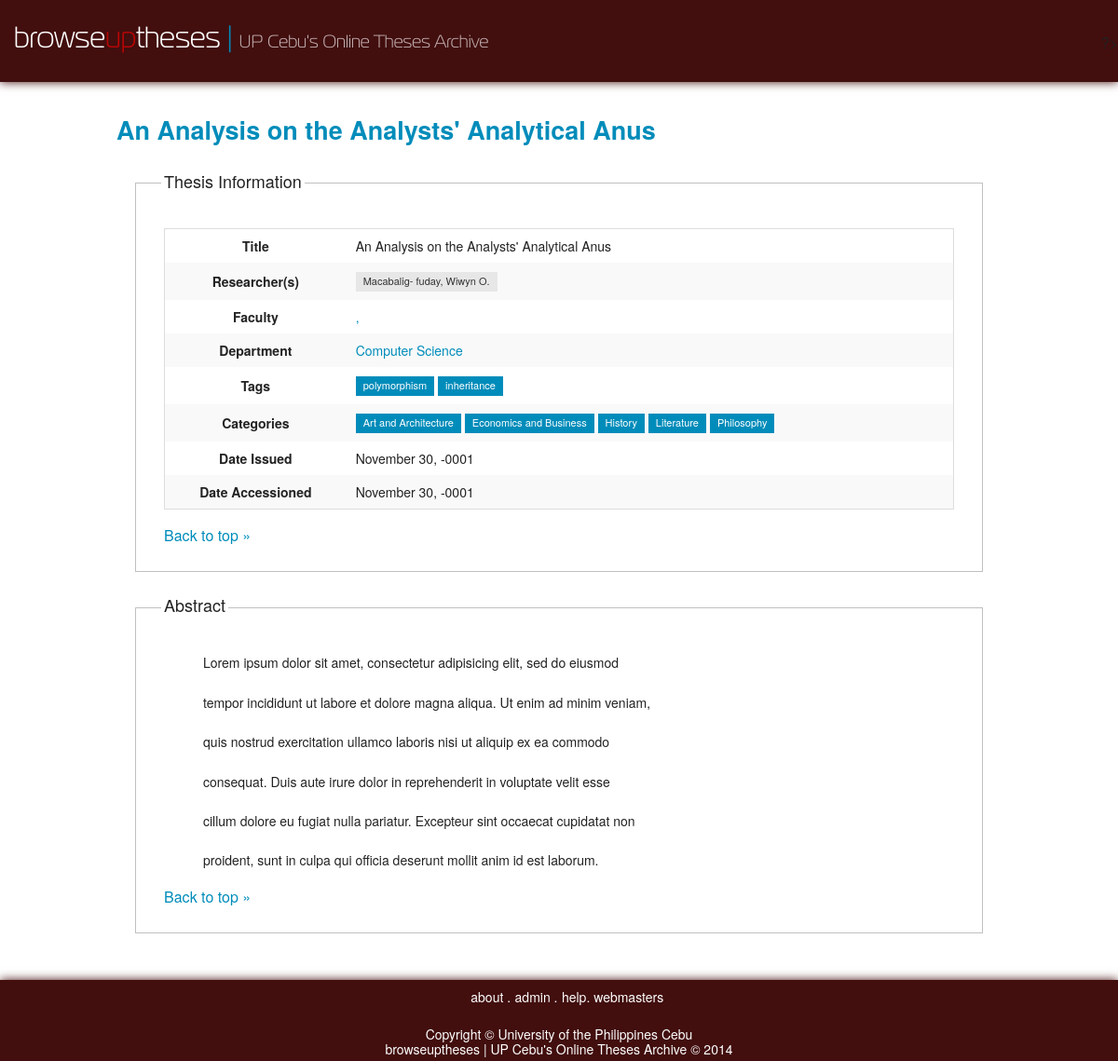
/thesisInfo.php?id=19, run on the app's committed database.
### tables this page shows
CREATE TABLE IF NOT EXISTS `thesis` (
  `thesis_id` int(11) NOT NULL AUTO_INCREMENT,
  `title` varchar(255) DEFAULT NULL,
  `abstract` text,
  `date_published` timestamp NULL DEFAULT NULL,
  `date_accessioned` timestamp NULL DEFAULT NULL,
  `date_added` timestamp NOT NULL DEFAULT CURRENT_TIMESTAMP ON UPDATE CURRENT_TIMESTAMP,
  PRIMARY KEY (`thesis_id`)
);

CREATE TABLE IF NOT EXISTS `thesis_researchers` (
  `thesis_id` int(11) NOT NULL DEFAULT '0',
  `researcher_id` int(11) NOT NULL DEFAULT '0',
  PRIMARY KEY (`thesis_id`,`researcher_id`),
  KEY `researcher_id` (`researcher_id`)
);

CREATE TABLE IF NOT EXISTS `researcher` (
  `researcher_id` int(11) NOT NULL AUTO_INCREMENT,
  `res_lname` varchar(255) DEFAULT NULL,
  `res_fname` varchar(255) DEFAULT NULL,
  `res_mname` varchar(255) DEFAULT NULL,
  `course_id` int(11) DEFAULT NULL,
  PRIMARY KEY (`researcher_id`),
  KEY `course_id` (`course_id`)
);

CREATE TABLE IF NOT EXISTS `department` (
  `department_id` int(11) NOT NULL AUTO_INCREMENT,
  `dep_name` varchar(255) DEFAULT NULL,
  `tel` int(11) DEFAULT NULL,
  `email` varchar(255) DEFAULT NULL,
  `faculty_id` int(11) DEFAULT NULL,
  PRIMARY KEY (`department_id`),
  KEY `faculty_id` (`faculty_id`)
);

CREATE TABLE IF NOT EXISTS `thesis_tags` (
  `thesis_id` int(11) DEFAULT NULL,
  `tag_id` int(11) DEFAULT NULL,
  KEY `tag_id` (`tag_id`),
  KEY `thesis_id` (`thesis_id`)
);

CREATE TABLE IF NOT EXISTS `tags` (
  `tag_id` int(11) NOT NULL AUTO_INCREMENT,
  `tag_name` varchar(255) NOT NULL,
  PRIMARY KEY (`tag_id`)
);

CREATE TABLE IF NOT EXISTS `thesis_categories` (
  `thesis_id` int(11) NOT NULL DEFAULT '0',
  `category_id` int(11) NOT NULL DEFAULT '0',
  PRIMARY KEY (`thesis_id`,`category_id`),
  KEY `category_id` (`category_id`)
);

CREATE TABLE IF NOT EXISTS `category` (
  `category_id` int(11) NOT NULL AUTO_INCREMENT,
  `category_name` varchar(255) DEFAULT NULL,
  `counter` int(11) NOT NULL DEFAULT '1',
  `last_search` timestamp NOT NULL DEFAULT CURRENT_TIMESTAMP,
  PRIMARY KEY (`category_id`)
);

### thesisInfo.php (the view, shortened to what this page needs)
<?php
	$thesis_id = $_GET['id'];
	$thesis_details = mysql_query(
		"SELECT * FROM thesis
			INNER JOIN thesis_categories
			INNER JOIN thesis_department
			INNER JOIN thesis_faculty
			ON thesis_categories.thesis_id = thesis.thesis_id
			AND thesis_department.thesis_id = thesis.thesis_id
			AND thesis_faculty.thesis_id = thesis.thesis_id
			AND thesis.thesis_id = '$thesis_id'"
		);
	$result = mysql_fetch_assoc($thesis_details);
	$department = mysql_query("SELECT * FROM department WHERE department_id = ".$result['department_id']);
	$department = mysql_fetch_assoc($department);
	$faculty = mysql_query("SELECT * FROM faculty_profiles WHERE faculty_id = ".$result['faculty_id']);
	$faculty = mysql_fetch_assoc($faculty);
	$thesis_researchers = mysql_query(
		"SELECT * FROM thesis_researchers
			INNER JOIN researcher
			ON researcher.researcher_id = thesis_researchers.researcher_id
			WHERE thesis_researchers.thesis_id = '$thesis_id'"
		);
	$res_array = array();
	while ($researcher = mysql_fetch_assoc($thesis_researchers)) {
		array_push($res_array, $researcher);
	}
	$thesis_tags = mysql_query(
		"SELECT * FROM thesis_tags
			INNER JOIN tags
			ON tags.tag_id = thesis_tags.tag_id
			WHERE thesis_tags.thesis_id = '$thesis_id'"
		);
	$tag_array = array();
	while ($tag = mysql_fetch_assoc($thesis_tags)) {
		array_push($tag_array, $tag);
	}
	$thesis_categories = mysql_query(
		"SELECT * FROM thesis_categories
			INNER JOIN category
			ON thesis_categories.category_id = category.category_id
			WHERE thesis_categories.thesis_id = '$thesis_id'"
		);
	$cat_array = array();
	while ($cat = mysql_fetch_assoc($thesis_categories)) {
		array_push($cat_array, $cat);
	}
?>
<!DOCTYPE html>
<html lang="en">
	<head>
		<?php include('fronts/meta.php'); ?>
	</head>
	<body>
		<div id="main-wrapper">
			<?php include('fronts/header.php'); ?>
			<div id="wrap">
				<div id="main">
					<div class="row">
						<div class="browsed-infobits large-12 medium-12 small-12 columns">
							<h3 style="color: #008CBA; font-weight: bolder;"><?= $result['title']; ?></h3>
							<fieldset>
								<legend>
									<h5>Thesis Information</h5>
								</legend>
								<table style="width: 100%">
									<tbody>
										<tr>
											<th>Title</th>
											<td><?= $result['title']; ?></td>
										</tr>
										<tr>
											<th>Researcher(s)</th>
											<td>
											<?php foreach ($res_array as $researcher) : ?>
												<span class="label secondary"><?= $researcher['res_lname'].', '.$researcher['res_fname'].' '. $researcher['res_mname']; ?></span>
											<?php endforeach; ?>
											</td>
										</tr>
										<tr>
											<th>Faculty</th>
											<td>
												<a href="facultyWorks.php?id=<?= $faculty['faculty_id']; ?>"><?= $faculty['fac_lname'].', '.$faculty['fac_fname'].' '. $faculty['fac_mname']; ?></a>
											</td>
										</tr>
										<tr>
											<th>Department</th>
											<td>
												<a href="department.php?id=<?= $department['department_id']; ?>"><?= $department['dep_name']; ?></a>
											</td>
										</tr>
										<tr>
											<th>Tags</th>
											<td>
											<?php foreach ($tag_array as $tag) : ?>
												<a href="app/search.php?search=<?= $tag['tag_name']; ?>&category=All" class="label"><?= $tag['tag_name']; ?></a>
											<?php endforeach; ?>
											</td>
										</tr>
										<tr>
											<th>Categories</th>
											<td>
											<?php foreach ($cat_array as $category) : ?>
												<a href="app/search.php?search=<?= $category['category_name']; ?>&category=All" class="label"><?= $category['category_name']; ?></a>
											<?php endforeach; ?>
											</td>
										</tr>
										<tr>
											<th>Date Issued</th>
											<td><?= date('F j, Y', strtotime($result['date_published'])); ?></td>
										</tr>
										<tr>
											<th>Date Accessioned</th>
											<td><?= date('F j, Y', strtotime($result['date_accessioned'])); ?></td>
										</tr>
									</tbody>
								</table>
								<a href="#top">Back to top &raquo</a>
							</fieldset>
							<fieldset>
								<legend>
									<h5>Abstract</h5>
								</legend>
								<div>
									<p class="abs_parag"><?= str_replace('<br />', '</p><p class="abs_parag">', nl2br($result['abstract'])); ?></p>
								</div>
								<a href="#top">Back to top &raquo</a>
							</fieldset>
						</div>
					</div>
				</div>
			</div>
		</div>
		<?php include('fronts/footer.php'); ?>
	</body>
</html>

### css/styles.css (style rules this page uses)
html { height: 100%; }
body { margin: 0 auto; font-family: 'Segoe UI Semilight', 'Helvetica Neue', Helvetica, Arial, sans-serif; }
#main-wrapper { min-height: 100%; padding-bottom: 87px; }
#wrap { max-width: 980px; margin: 30px auto; position: relative; }
.row { margin-left: 0; }
fieldset { padding: 30px; }

### thesisInfo.php (style rules this page uses)
fieldset { margin: 20px; }
.abs_parag { text-indent: 3em; font-size: 14px; text-align: justify; }

### data on the page
thesis: title "An Analysis on the Analysts' Analytical Anus", date_published "November 30, -0001", date_accessioned "November 30, -0001", abstract "Lorem ipsum dolor sit amet, consectetur adipisicing elit, sed do eiusmod tempor incididunt ut labore et dolore magna aliqua. Ut enim ad minim veniam, quis nostrud exercitation ullamco laboris nisi ut aliquip ex ea commodo consequat. Duis aute irure dolor in reprehenderit in voluptate velit esse cillum dolore eu fugiat nulla pariatur. Excepteur sint occaecat cupidatat non proident, sunt in culpa qui officia deserunt mollit anim id est laborum."
thesis_researchers: researcher.res_lname "Macabalig- fuday", researcher.res_fname "Wiwyn", researcher.res_mname "O."
department: dep_name "Computer Science"
thesis_tags: tag.tag_name "polymorphism"
thesis_tags: tag.tag_name "inheritance"
thesis_categories: category.category_name "Art and Architecture"
thesis_categories: category.category_name "Economics and Business"
thesis_categories: category.category_name "History"
thesis_categories: category.category_name "Literature"
thesis_categories: category.category_name "Philosophy"
